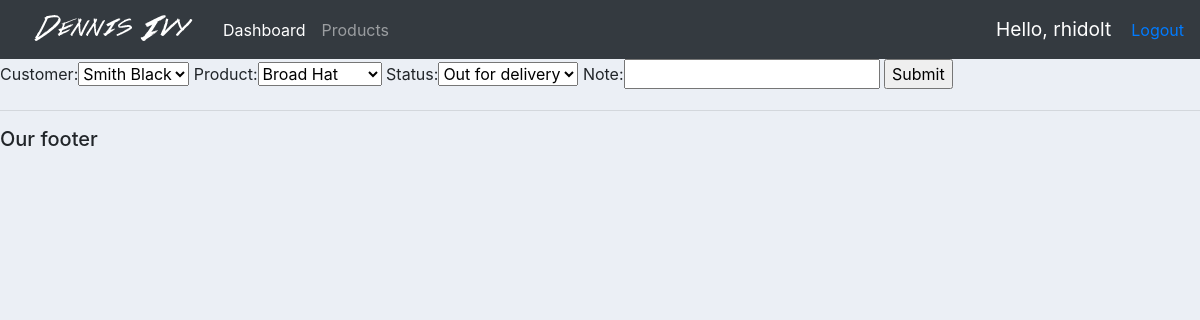
The page /update_order/4/ (signed in) on the database its author committed.
### accounts/models.py (models this page shows)
class order(models.Model):
    STATUS = (
        ('Pending', 'Pending'),
        ('Out for delivery', 'Out for delivery'),
        ('Delivered', 'Delivered'),
    )
    customer = models.ForeignKey(customer, null=True, on_delete=models.SET_NULL)
    product = models.ForeignKey(product, null=True, on_delete=models.SET_NULL)
    date_created = models.DateTimeField(auto_now_add=True, null=True)
    status = models.CharField(max_length=200, null=True, choices=STATUS)
    note = models.CharField(max_length=200, null=True)

### accounts/views.py (the view)
# urls.py: path("update_order/<str:pk>/", views.update_order, name="UpdateOrder"),
@login_required(login_url='LoginPage')
def update_order(request, pk):
    order_ = order.objects.get(id=pk)
    form = OrderForm(instance=order_)
    if request.method == 'POST':
        form = OrderForm(request.POST, instance=order_)
        if form.is_valid():
            form.save()
            return redirect('/')
    context = {'form': form}
    return render(request, 'accounts/order_form.html', context=context)

### accounts/forms.py
class OrderForm(ModelForm):
    class Meta:
        model = order
        fields = '__all__'

### accounts/models.py (called while the page is built)
    def __str__(self):
        return self.name

    def __str__(self):
        return self.name

### accounts/templates/accounts/order_form.html (shortened to what this page needs)
{% extends 'accounts/main.html' %}
{% load static %}
{% block content %}
<form action="" method="POST">
    {{form}}
    <input type="submit" name="Submit">
</form>
{% endblock content %}

### accounts/templates/accounts/navbar.html (shortened to what this page needs)
{% load static %}
<nav class="navbar navbar-expand-lg navbar-dark bg-dark">
<img src='{% static 'images/logo.png' %}'>
  <div class="collapse navbar-collapse" id="navbarNav">
    <ul class="navbar-nav">
      {% if request.user.is_staff %}
      <li class="nav-item active">
        <a class="nav-link" href="{% url 'Home' %}">Dashboard <span class="sr-only">(current)</span></a>
      </li>
      <li class="nav-item">
        <a class="nav-link" href="{% url 'Products' %}">Products</a>
      </li>
      {% endif %}
    </ul>
  </div>
  <span id='hello-msg'>Hello, {{request.user}} </span>
  <span><a href='{% url 'LogoutUser' %}'>Logout</a></span>
</nav>

### static/css/main.css (style rules this page uses)
body { background-color: #ebeff5; }

### accounts/templates/accounts/navbar.html (style rules this page uses)
#hello-msg { font-size: 1.2em; color: #fff; margin-right: 20px; }

### rows shown on the page
order: customer "Smith Black", product "Broad Hat", status "Out for delivery"

### other values the page prints
{{ request.user }} "rhidolt"
